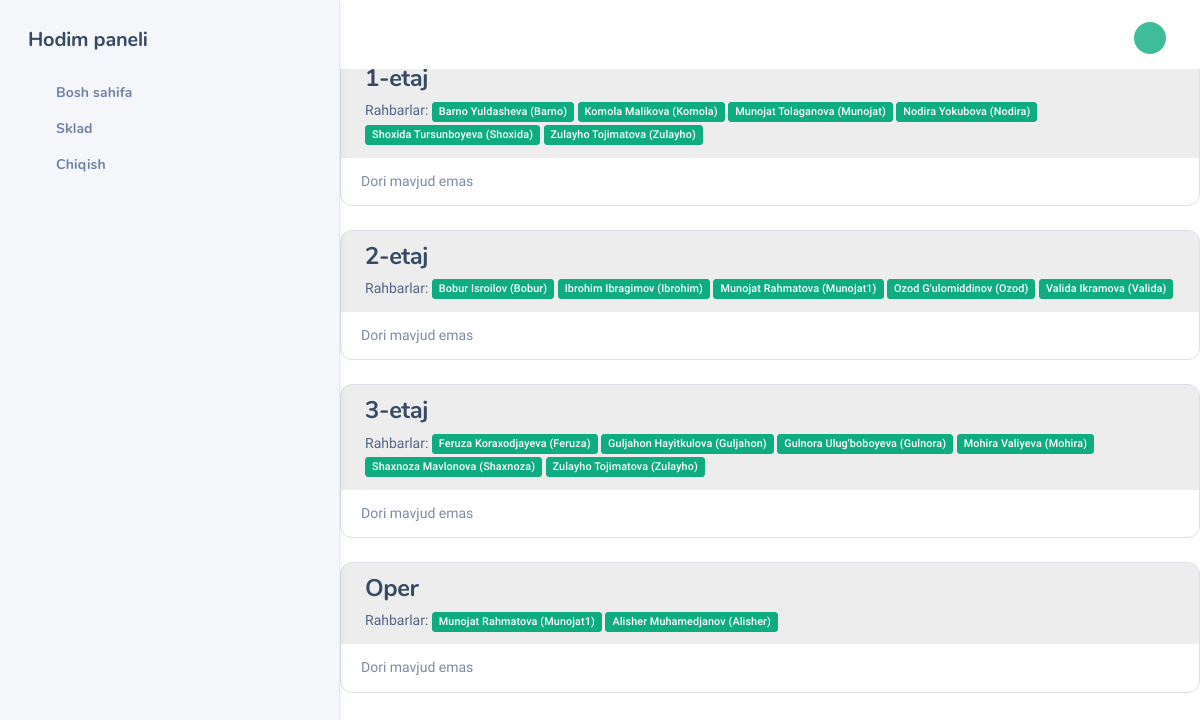
/medicines/by-place/ (signed in), run on an earlier commit of the app's database.
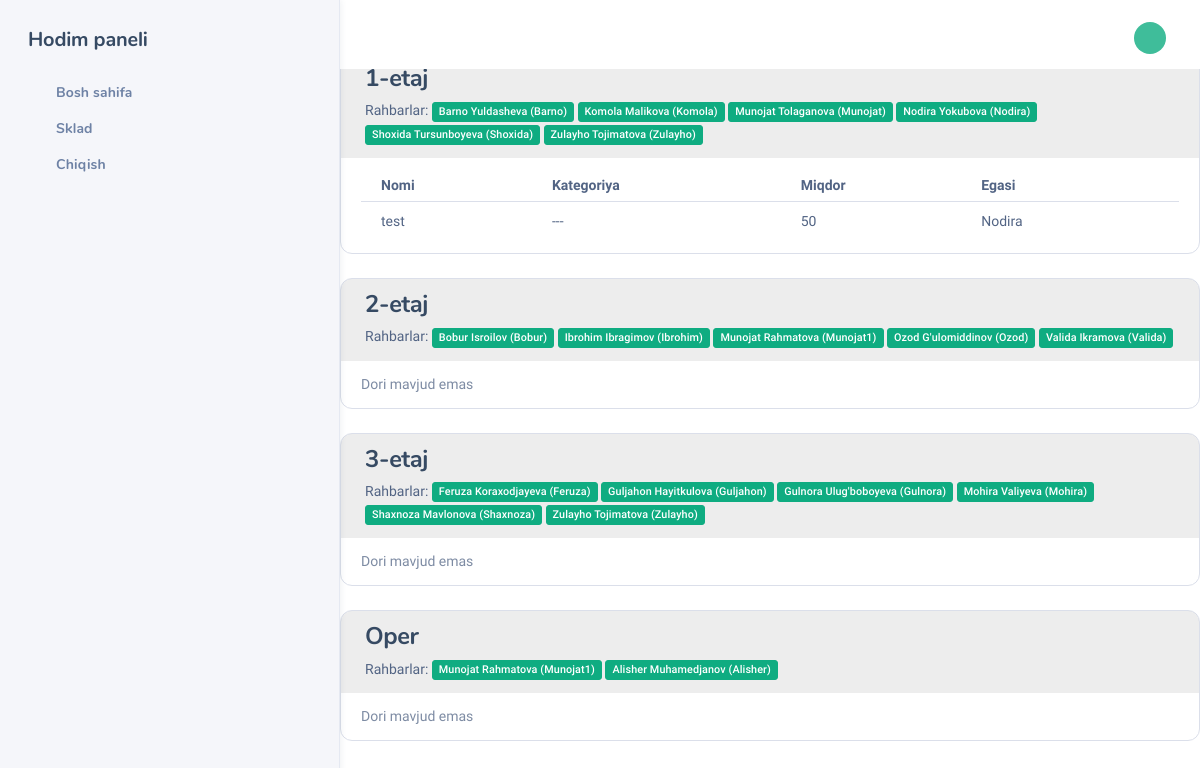
And on a later commit of the database.
### main/models.py (models this page shows, shortened)
class Place(models.Model):
    name = models.CharField(max_length=100)
    class Meta:
        verbose_name = "Joy"
        verbose_name_plural = "Joylar"

class CustomUser(AbstractUser):
    ROLE_CHOICES = (
        ('admin', 'Admin'),
        ('staff', 'Staff'),
        ('doctor', 'Doctor'),
    )
    role = models.CharField(max_length=20, choices=ROLE_CHOICES, default='staff')
    place = models.ManyToManyField(Place, blank=True)
    who = models.CharField(max_length=100, blank=True, null=True)
    class Meta:
        verbose_name = "Foydalanuvchi"
        verbose_name_plural = "Foydalanuvchilar"

class Medicine(models.Model):
    CATEGORY_CHOICES = [
        ('---', '---'),
        ('tablet', 'Tabletkalar'),
        ('syrup', 'Sirop'),
        ('vitamin', 'Vitamin'),
        ('inhaler', 'Ingalator'),
    ]
    name = models.CharField(max_length=100)
    generic_name = models.CharField(max_length=100, blank=True, null=True)
    weight = models.CharField(max_length=50, blank=True, null=True)
    category = models.CharField(max_length=50, choices=CATEGORY_CHOICES, default='---',blank=True,null=True)
    price = models.DecimalField(max_digits=10, decimal_places=2)  # Quti narxi
    box_quantity = models.PositiveIntegerField(default=1)  # Qutidagi dona soni
    quantity = models.PositiveIntegerField(default=0)  # Qutining soni (omborda nechta quti bor)
    extra_units = models.PositiveIntegerField(default=0) # Qutilardan tashqari qolgan donalar
    expiry_date = models.DateField(blank=True, null=True)
    owner = models.ForeignKey("CustomUser", on_delete=models.CASCADE, null=True, blank=True)
    created_at = models.DateTimeField(auto_now_add=True)
    place = models.ForeignKey("Place", on_delete=models.CASCADE, null=True, blank=True)
    class Meta:
        ordering = ['-created_at']
        verbose_name = "Dori"
        verbose_name_plural = "Dorilar"

### main/views.py (the view)
# urls.py: path('medicines/by-place/', medicine_by_place_view, name='medicine_by_place'),
@login_required
def medicine_by_place_view(request):
    places = Place.objects.all()
    data = []
    for place in places:
        leaders = CustomUser.objects.filter(place=place)
        medicines = Medicine.objects.filter(owner__place=place)
        data.append({
            'place': place,
            'leaders': leaders,
            'medicines': medicines,
        })
    return render(request, 'medicine_by_place.html', {'data': data})

### templates/medicine_by_place.html
{% extends "base.html" %}
{% block content %}
<h2>Dorilar joylar bo‘yicha</h2>
{% for item in data %}
    <div class="card mb-4">
        <div class="card-header">
            <h4>{{ item.place.name }}</h4>
            <p>Rahbarlar:
                {% for leader in item.leaders %}
                    <span class="badge bg-primary">{{ leader.get_full_name }} ({{ leader.username }})</span>
                {% empty %}
                    <span class="text-muted">Rahbar biriktirilmagan</span>
                {% endfor %}
            </p>
        </div>
        <div class="card-body">
            {% if item.medicines %}
                <table class="table">
                    <thead>
                        <tr>
                            <th>Nomi</th>
                            <th>Kategoriya</th>
                            <th>Miqdor</th>
                            <th>Egasi</th>
                        </tr>
                    </thead>
                    <tbody>
                        {% for med in item.medicines %}
                            <tr>
                                <td>{{ med.name }}</td>
                                <td>{{ med.get_category_display }}</td>
                                <td>{{ med.quantity }}</td>
                                <td>{{ med.owner.username }}</td>
                            </tr>
                        {% endfor %}
                    </tbody>
                </table>
            {% else %}
                <p class="text-muted">Dori mavjud emas</p>
            {% endif %}
        </div>
    </div>
{% endfor %}
{% endblock %}

What changed in the data, as far as the page shows it:
computed for Place "1-etaj": text "Dori mavjud emas" → "Nomi Kategoriya Miqdor Egasi"
added Medicine: name "test", category "---", quantity "50", owner.username "Nodira", shown under Place "1-etaj"
